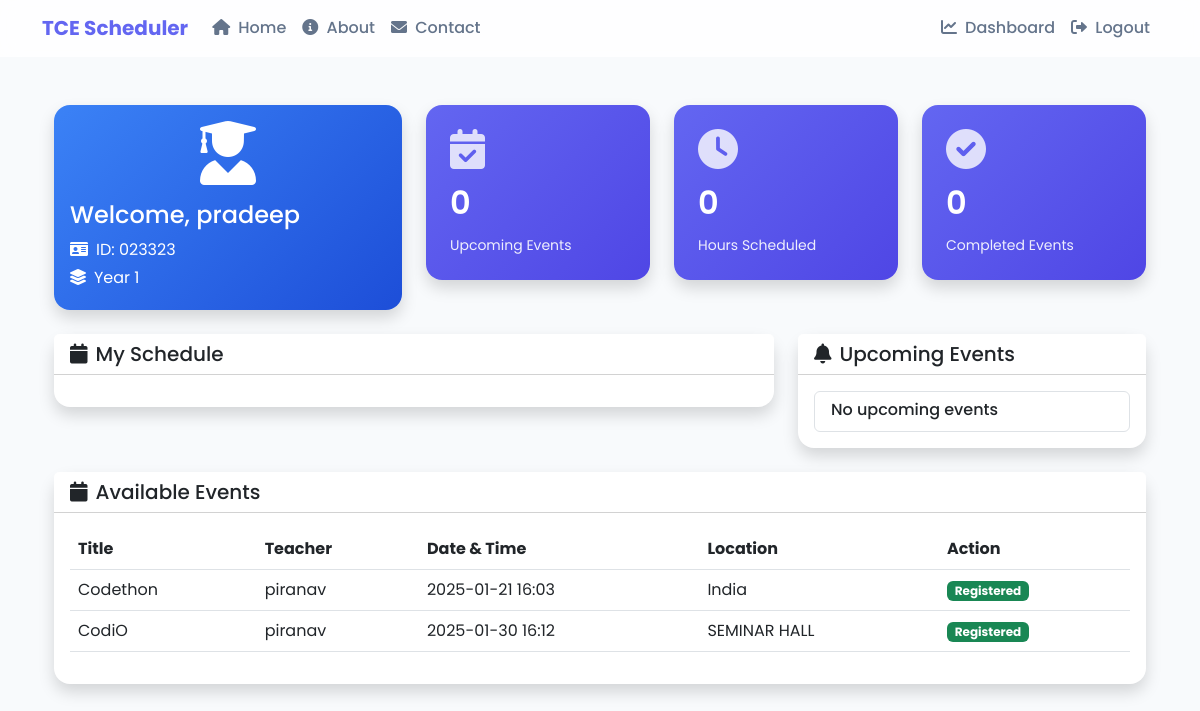
The app's page /student/dashboard (signed in) with its own data.
### app/models.py (models this page shows, shortened)
class User(db.Model, UserMixin):
    id = db.Column(db.Integer, primary_key=True)
    username = db.Column(db.String(80), unique=True, nullable=False)
    email = db.Column(db.String(120), unique=True, nullable=False)
    password_hash = db.Column(db.String(128))
    role = db.Column(db.String(20), nullable=False)
    created_at = db.Column(db.DateTime, default=datetime.utcnow)
    subject = db.Column(db.String(100))
    department = db.Column(db.String(100))
    student_id = db.Column(db.String(20))
    year_level = db.Column(db.Integer)
    def is_student(self):
        return self.role == UserRole.STUDENT.value

class Event(db.Model):
    id = db.Column(db.Integer, primary_key=True)
    title = db.Column(db.String(100), nullable=False)
    description = db.Column(db.Text)
    start_time = db.Column(db.DateTime, nullable=False)
    end_time = db.Column(db.DateTime, nullable=False)
    location = db.Column(db.String(100))
    created_at = db.Column(db.DateTime, default=datetime.utcnow)
    status = db.Column(db.String(20), default='upcoming')  # upcoming, completed, cancelled
    teacher_id = db.Column(db.Integer, db.ForeignKey('user.id'), nullable=False)
    teacher = db.relationship('User', backref='events', foreign_keys=[teacher_id])
    students = db.relationship('User', secondary=event_students, backref='enrolled_events')

### app/routes.py (the view)
@main.route('/student/dashboard')
@login_required
def student_dashboard():
    if not current_user.is_student():
        flash('Access denied. Students only.', 'danger')
        return redirect(url_for('main.dashboard_redirect'))
    available_events = Event.query.filter(
        Event.end_time >= datetime.datetime.now()
    ).order_by(Event.start_time.asc()).all()
    registered_events = Event.query.join(Registration).filter(
        Registration.student_id == current_user.id
    ).all()
    return render_template('dashboard_student.html',
                         available_events=available_events,
                         registered_events=registered_events)
    return render_template('dashboard_student.html', title='Student Dashboard')

### app/models.py (called while the page is built)
@login_manager.user_loader
def load_user(user_id):
    return User.query.get(int(user_id))

### app/templates/dashboard_student.html (shortened to what this page needs)
{% extends "base.html" %}
{% block content %}
<div class="container py-4 fade-in">
    <div class="row mb-4">
        <div class="col-md-4">
            <div class="card welcome-card shadow slide-up">
                <div class="card-body">
                    <div class="text-center mb-3">
                        <i class="fas fa-user-graduate fa-4x"></i>
                    </div>
                    <h4>Welcome, {{ current_user.username }}</h4>
                    <p class="mb-1"><i class="fas fa-id-card me-2"></i>ID: {{ current_user.student_id }}</p>
                    <p class="mb-1"><i class="fas fa-layer-group me-2"></i>Year {{ current_user.year_level }}</p>
                </div>
            </div>
        </div>
        <div class="col-md-8">
            <div class="row">
                <div class="col-md-4">
                    <div class="stat-card shadow slide-up">
                        <i class="fas fa-calendar-check stat-icon"></i>
                        <div class="stat-value">0</div>
                        <div class="stat-label">Upcoming Events</div>
                    </div>
                </div>
                <div class="col-md-4">
                    <div class="stat-card shadow slide-up">
                        <i class="fas fa-clock stat-icon"></i>
                        <div class="stat-value">0</div>
                        <div class="stat-label">Hours Scheduled</div>
                    </div>
                </div>
                <div class="col-md-4">
                    <div class="stat-card shadow slide-up">
                        <i class="fas fa-check-circle stat-icon"></i>
                        <div class="stat-value">0</div>
                        <div class="stat-label">Completed Events</div>
                    </div>
                </div>
            </div>
        </div>
    </div>
    <div class="row">
        <div class="col-md-8">
            <div class="card shadow slide-up">
                <div class="card-header bg-white">
                    <h5 class="mb-0"><i class="fas fa-calendar me-2"></i>My Schedule</h5>
                </div>
                <div class="card-body">
                </div>
            </div>
        </div>
        <div class="col-md-4">
            <div class="card shadow slide-up">
                <div class="card-header bg-white">
                    <h5 class="mb-0"><i class="fas fa-bell me-2"></i>Upcoming Events</h5>
                </div>
                <div class="card-body">
                    <div class="list-group">
                        <a href="#" class="list-group-item list-group-item-action">
                            <div class="d-flex w-100 justify-content-between">
                                <h6 class="mb-1">No upcoming events</h6>
                            </div>
                        </a>
                    </div>
                </div>
            </div>
        </div>
    </div>
    <div class="row mt-4">
        <div class="col-12">
            <div class="card shadow slide-up">
                <div class="card-header bg-white">
                    <h5 class="mb-0"><i class="fas fa-calendar me-2"></i>Available Events</h5>
                </div>
                <div class="card-body">
                    <div class="table-responsive">
                        <table class="table">
                            <thead>
                                <tr>
                                    <th>Title</th>
                                    <th>Teacher</th>
                                    <th>Date & Time</th>
                                    <th>Location</th>
                                    <th>Action</th>
                                </tr>
                            </thead>
                            <tbody>
                                {% for event in available_events %}
                                <tr>
                                    <td>{{ event.title }}</td>
                                    <td>{{ event.teacher.username }}</td>
                                    <td>{{ event.start_time.strftime('%Y-%m-%d %H:%M') }}</td>
                                    <td>{{ event.location }}</td>
                                    <td>
                                        {% if event not in registered_events %}
                                        <form action="{{ url_for('main.register_event', event_id=event.id) }}" method="POST" style="display: inline;">
                                            <button type="submit" class="btn btn-primary btn-sm">
                                                Register
                                            </button>
                                        </form>
                                        {% else %}
                                        <span class="badge bg-success">Registered</span>
                                        {% endif %}
                                    </td>
                                </tr>
                                {% endfor %}
                            </tbody>
                        </table>
                    </div>
                </div>
            </div>
        </div>
    </div>
</div>
{% endblock %}

### app/static/css/style.css (style rules this page uses)
:root { --primary-color: #6366f1; --secondary-color: #4f46e5; --success-color: #22c55e; --background-color: #f8fafc; --card-background: #ffffff; --text-primary: #1e293b; --text-secondary: #64748b; --border-color: #e2e8f0; }
body.modern-theme { font-family: 'Poppins', sans-serif; background-color: var(--background-color); color: var(--text-primary); }
.card { border: none; border-radius: 16px; background: var(--card-background); box-shadow: 0 4px 6px -1px rgba(0, 0, 0, 0.1), 0 2px 4px -1px rgba(0, 0, 0, 0.06); transition: all 0.3s ease; }
.stat-card { background: linear-gradient(135deg, #6366f1 0%, #4f46e5 100%); color: white; border-radius: 16px; padding: 1.5rem; }
.welcome-card { background: linear-gradient(135deg, #3b82f6 0%, #1d4ed8 100%); color: white; }
.stat-icon { font-size: 2.5rem; opacity: 0.8; }
.stat-value { font-size: 2rem; font-weight: 600; margin: 0.5rem 0; }
.stat-label { font-size: 0.875rem; opacity: 0.9; }

### app/static/css/animations.css (style rules this page uses)
.fade-in { animation: fadeIn 0.5s ease-in; }
.slide-up { animation: slideUp 0.5s ease-out; }

### records on screen
User: username "pradeep", student_id "023323", year_level "1"
Event: title "Codethon", teacher.username "piranav", start_time "2025-01-21 16:03", location "India"
Event: title "CodiO", teacher.username "piranav", start_time "2025-01-30 16:12", location "SEMINAR HALL"
